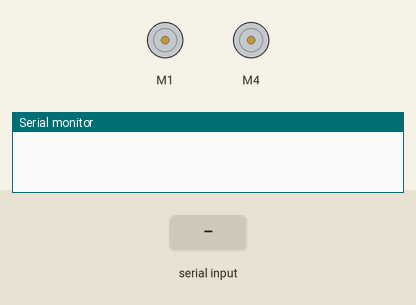
The sketch below on a simulated Arduino Uno, built with avr-gcc and run on an emulated ATmega328P. Parts: 2 × DC motor (green arrow = forward, orange = backward, longer = faster), the last lines printed to the serial monitor. The test bench sets the inputs (shaded band).

Above: at 1.2 s.
1.3 s: "A" received over the second serial link
At 2.2 s:
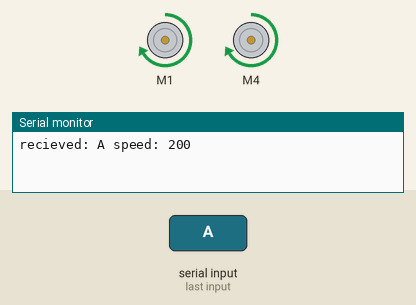
2.8 s: "C" received over the second serial link
At 3.3 s:
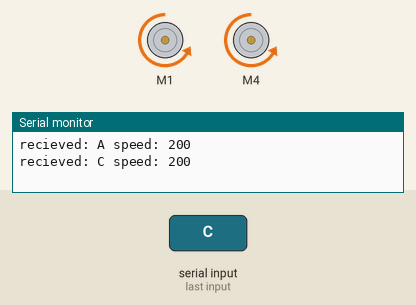
4.3 s: "D" received over the second serial link
At 5.5 s:
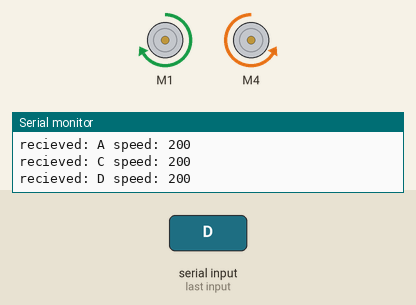
5.8 s: "B" received over the second serial link
At 6.8 s:
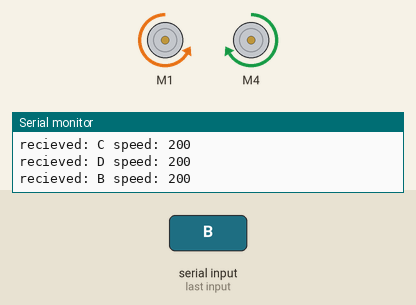
7.3 s: "H" received over the second serial link
At 8.0 s:
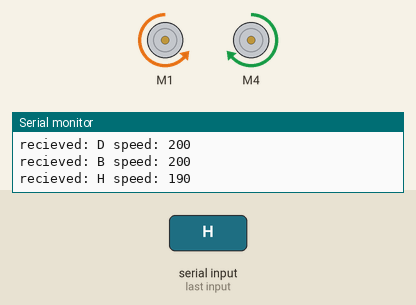
8.8 s: "F" received over the second serial link
At 9.1 s:
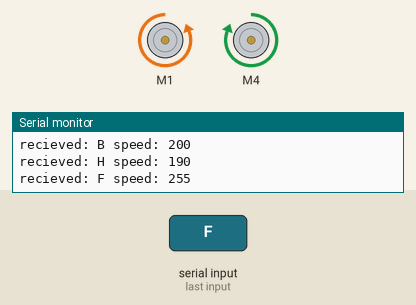
Timing chart, 0 to 11.3 s (numbered marks = the images above; inputs shaded):
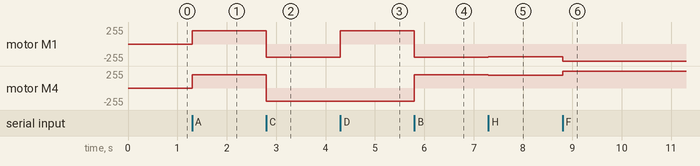

Measured:
- after the input at 1.3 s, motor M1, motor M4: stopped → forward 200/255 at once
- after the input at 2.8 s, motor M1, motor M4: forward 200/255 → backward 200/255 at once
- after the input at 4.3 s, motor M1: backward 200/255 → forward 200/255 at once
- after the input at 5.8 s, motor M1: forward 200/255 → backward 200/255 at once; motor M4: backward 200/255 → forward 200/255 at once
- after the input at 7.3 s, motor M1: backward 200/255 → backward 190/255 at once; motor M4: forward 200/255 → forward 190/255 at once
- after the input at 8.8 s, motor M1: backward 190/255 → backward 255/255 at once; motor M4: forward 190/255 → forward 255/255 at once

The sketch:

T100_BLE_0.2.ino
```cpp
#include <AFMotor.h> // download from subdirectory 'library' here and install zip file
#include <SoftwareSerial.h>

#define LED_PIN 13

AF_DCMotor motor1(1, MOTOR12_64KHZ); // create motor #1, 64KHz pwm
AF_DCMotor motor4(4, MOTOR12_64KHZ); // create motor #2, 64KHz pwm
SoftwareSerial BTSerial(A0, 3);   // RX | TX  -  pin 2 creates errors on my motor shield, analog pin is fine ...
char BTinput = '0';
byte speed = 200;

void setup() {
  motor1.setSpeed(100);
  motor4.setSpeed(100);     // set the speed to 200/255
  BTSerial.begin(9600);  // HC-10 default speed
  Serial.begin(57600);   // just to check while programming
}

void loop() {
  if (BTSerial.available())
  {
    BTinput = BTSerial.read();
    if (BTinput == 'A')// up
    {
      motor1.run(FORWARD);
      motor4.run(FORWARD);
    }
    if (BTinput == 'C')// down
    {
      motor1.run(BACKWARD);
      motor4.run(BACKWARD);
    }
    if (BTinput == 'D')// left
    {
      motor1.run(FORWARD);
      motor4.run(BACKWARD);
    }
    if (BTinput == 'B')// right
    {
      motor1.run(BACKWARD);
      motor4.run(FORWARD);
    }
    if (BTinput == 'G')  // that's the "X" key
    {
      motor1.run(RELEASE);      // stopped
      motor4.run(RELEASE);
    }
    if (BTinput == 'E')// faster - plus 10 - triangle
    {
      speed = speed + 10;
    }
    if (BTinput == 'H')// slower - minus 10 - square
    {
      speed = speed - 10;
    }
    if (BTinput == 'F')// maximum speed - circle
    {
      speed = 255;
    }
    if( speed > 255 ) speed = 255;
    motor1.setSpeed(speed);
    motor4.setSpeed(speed);
    Serial.print("recieved: ");
    Serial.print( BTinput );
    Serial.print(" speed: ");
    Serial.println( speed );
  }
}
```
